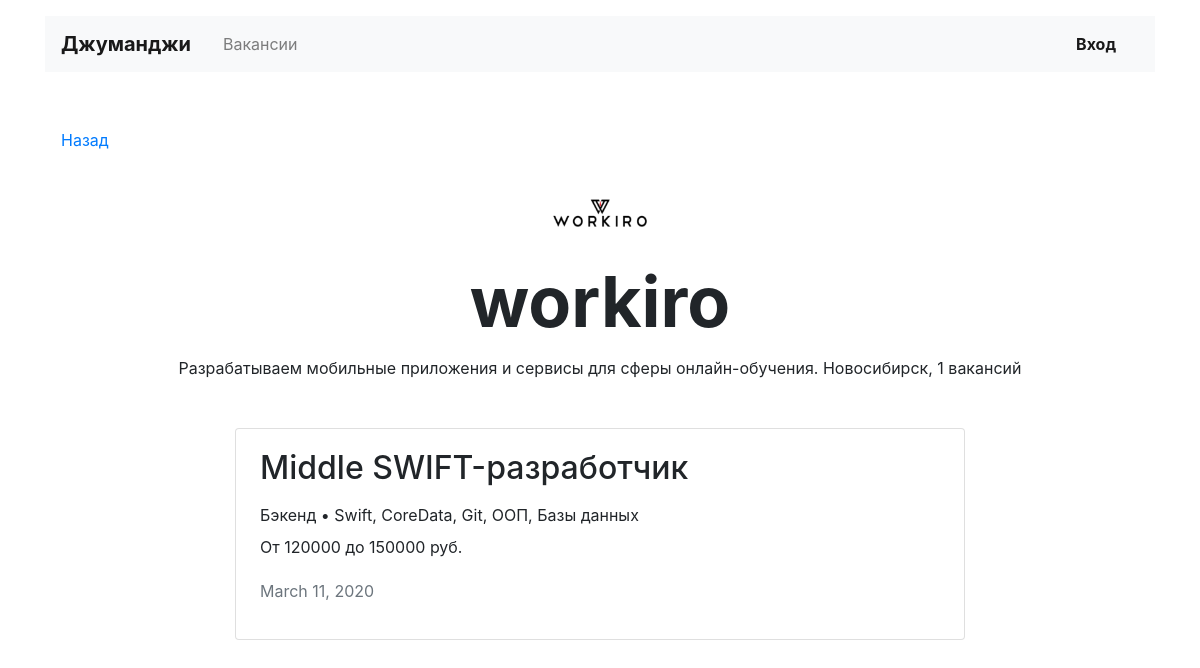
Screenshot of /companies/1 with the database file from the repository.
### vacancies/models.py (models this page shows)
class Company(models.Model):
    name = models.CharField(max_length=100)
    location = models.CharField(max_length=100)
    logo = models.URLField(default='https://place-hold.it/100x60')
    description = models.TextField(max_length=100)
    employee_count = models.IntegerField()

class Vacancy(models.Model):
    title = models.CharField(max_length=100)
    specialty = models.ForeignKey('Specialty', on_delete=models.CASCADE, related_name='vacancies')
    company = models.ForeignKey('Company', on_delete=models.CASCADE, related_name='vacancies')
    skills = models.CharField(max_length=100)
    description = models.TextField(max_length=100)
    salary_min = models.IntegerField()
    salary_max = models.IntegerField()
    published_at = models.DateField()

class Specialty(models.Model):
    code = models.CharField(max_length=100)
    title = models.CharField(max_length=100)
    picture = models.URLField(default='https://place-hold.it/100x60')

### vacancies/views.py (the view)
# urls.py: path('companies/<int:pk>', CompanyDetail.as_view(), name='companies'),
class CompanyDetail(DetailView):
    model = Company
    template_name = 'vacancies/company.html'
    pk_url_kwarg = 'pk'
    def get_context_data(self, *, object_list=None, **kwargs):
        context = super().get_context_data(**kwargs)
        context['vacancies'] = Vacancy.objects.filter(company=self.kwargs['pk']).select_related('specialty')
        return context

### vacancies/templates/vacancies/company.html
{% extends 'vacancies/base.html' %}
{% block content %}
  <main class="container mt-3">
    <div class="navbar mt-5">
      <p><a href="javascript:history.go(-1)">Назад</a></p>
    </div>
    <section>
      <div class="text-center">
        <img src="../static/{{ company.logo }}" width="130" height="80" alt="">
      </div>
      <h1 class="h1 text-center mx-auto mt-0 pt-1" style="font-size: 70px;"><strong>{{ company.name }}</strong></h1>
      <p class="text-center pt-1">{{ company.description}} {{ company.location }}, {{ company.vacancies.count }} вакансий</p>
      <div class="row mt-5">
        {% for vacancy in vacancies %}
        <div class="col-12 col-lg-8 offset-lg-2 m-auto">
          <div class="card mb-4">
            <div class="card-body px-4">
              <div class="row">
                <div class="col-12 col-md-8 col-lg-9">
                  <h2 class="h2 pb-2">{{ vacancy.title }}</h2>
                  <p class="mb-2">{{ vacancy.specialty.title }} • {{ vacancy.skills }}</p>
                  <p>От {{ vacancy.salary_min }} до {{ vacancy.salary_max }} руб.</p>
                  <p class="text-muted pt-1">{{ vacancy.published_at }}</p>
                </div>
              </div>
            </div>
          </div>
        </div>
        {% endfor %}
      </div>
    </section>
  </main>
{% endblock %}

### rows the page displays
Company: logo (picture), name "workiro", description "Разрабатываем мобильные приложения и сервисы для сферы онлайн-обучения.", location "Новосибирск", vacancies.count "1"
Vacancy: title "Middle SWIFT-разработчик", specialty "Бэкенд", skills "Swift, CoreData, Git, ООП, Базы данных", salary_min "120000", salary_max "150000", published_at "March 11, 2020"
